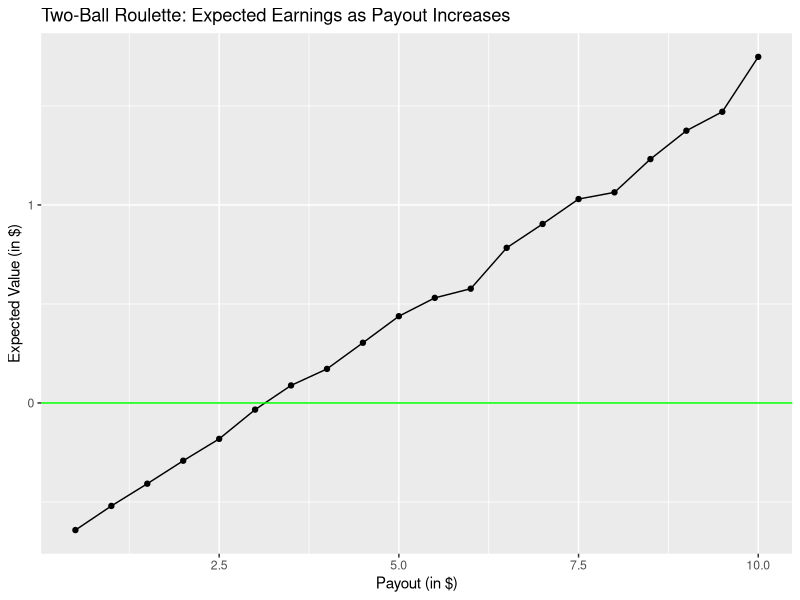

Write the R code that produced this figure. (Note: a time limit stopped this script after it produced the figure.)
## ---- chunk 1
knitr::opts_chunk$set(echo = TRUE)
## ---- chunk 2
# simulate odd AND even
# First ball must be odd and second ball must be even
# $1 bet, if win then win $2, if lose then lose $1


# expected winnings per game
two_ball <- function(n){
  winnings <- c()
  
  numbers <- seq(0,36)
  even <- seq(2,36,2)
  odd <- seq(1,36,2)
  
  for(i in 1:n){
    
  ball_one <- sample(numbers, 1, replace = FALSE)
  ball_two <- sample(numbers, 1, replace = FALSE)
  
  if(ball_one %in% odd & ball_two %in% even) {
    winnings <- c(winnings, 2)
  } else {
    winnings <- c(winnings, -1)
  }
  }
  
  expected <- mean(winnings)
  
  return(expected)
}
two_ball(10000)


## ---- chunk 3
library(ggplot2 )
# How much do you have to increase wiwnnings to gain positive expected earnings

pos_earning <- function(max_earnings, n){
  
  max_earnings <- seq(.5, max_earnings,.5)
  expected_earning <- c()
  
  numbers <- seq(0,36)
  even <- seq(2,36,2)
  odd <- seq(1,36,2)
  
  for (x in max_earnings){
    
    winnings <- c()
    
      for(i in 1:n){
      
      ball_one <- sample(numbers, 1, replace = FALSE)
      ball_two <- sample(numbers, 1, replace = FALSE)
      
      if(ball_one %in% odd & ball_two %in% even) {
        winnings <- c(winnings, x)
      } else {
        winnings <- c(winnings, -1)
      }
      }
    expected <- mean(winnings)
    expected_earning <- c(expected_earning, expected)
    
  }
  data <- data.frame(max_earnings,expected_earning)
  
  return(data)
}

x <- pos_earning(10,10000)
x

  
ggplot(x, aes(max_earnings, expected_earning)) +  geom_line() + geom_point() + ggtitle("Two-Ball Roulette: Expected Earnings as Payout Increases") + xlab("Payout (in $)") +ylab("Expected Value (in $)") + geom_hline( yintercept = 0, color = "green")
## ---- chunk 4
# Proportions of games you win 

prop_win <- function(n){
  
  numbers <- seq(0,36)
  even <- seq(2,36,2)
  odd <- seq(1,36,2)
  
  winnings <- c()
    
   for(i in 1:n){
      
      ball_one <- sample(numbers, 1, replace = FALSE)
      ball_two <- sample(numbers, 1, replace = FALSE)
      
      if(ball_one %in% odd & ball_two %in% even) {
        winnings <- c(winnings, 1)
      } else {
        winnings <- c(winnings, 0)
      }
      }
    
    prop <- (length(winnings[winnings == 1]))/ (length(winnings))

  
  return(prop)
}

proportion <-  prop_win(10000)
proportion
## ---- chunk 5
# Martingale Strategy Two ball for starting winning = $3 and loss = $1


orig_two_ball <- function() {
  winnings <- c()
  
  numbers <- seq(0, 36)
  even <- seq(2, 36, 2)
  odd <- seq(1, 36, 2)
  
  ball_one <- sample(numbers, 1, replace = FALSE)
  ball_two <- sample(numbers, 1, replace = FALSE)
  
  if (ball_one %in% odd & ball_two %in% even) {
    winnings <- c(winnings, 3)
  } else {
    winnings <- c(winnings,-1)
  }
  return(winnings)
}


martingale_twoball <- function(n) {
  win_cases <- c()
  plays_cases <- c()
  
  for (i in 1:n) {
    win_amount <- 0
    plays <- 0
    bet_amount <- 1
    
    while (win_amount < 10 && bet_amount < 100) {
      winnings = orig_two_ball()
      if (winnings == -1) {
        win_amount = win_amount - bet_amount
        bet_amount = bet_amount * 2
      }
      else{
        win_amount = win_amount + bet_amount
        bet_amount = 1
      }
      plays = plays + 1
    }
    win_cases <- c(win_cases, win_amount)
    plays_cases <- c(plays_cases, plays)
  }
  expected_earnings <- mean(win_cases)
  expected_plays <- mean(plays_cases)
  
  return(c(expected_earnings, expected_plays))
}

martingale_twoball(100000)
## ---- chunk 6
# expected winnings and plays as initial earnings per game raises

orig_two_ball_earning <- function(earn) {
  winnings <- c()
  
  numbers <- seq(0, 36)
  even <- seq(2, 36, 2)
  odd <- seq(1, 36, 2)
  
  ball_one <- sample(numbers, 1, replace = FALSE)
  ball_two <- sample(numbers, 1, replace = FALSE)
  
  if (ball_one %in% odd & ball_two %in% even) {
    winnings <- c(winnings, earn)
  } else {
    winnings <- c(winnings,-1)
  }
  return(winnings)
}


martingale_twoball_earning <- function(max_initial_earning, n) {
  winnings_distribution <- c()
  plays_distribution <- c()
  
  for (x in 1:max_initial_earning) {
    win_cases <- c()
    plays_cases <- c()
    
    for (i in 1:n) {
      win_amount <- 0
      plays <- 0
      bet_amount <- 1
      
      while (win_amount < 10 && bet_amount < 100) {
        winnings = orig_two_ball_earning(x)
        if (winnings == -1) {
          win_amount = win_amount - bet_amount
          bet_amount = bet_amount * 2
        }
        else{
          win_amount = win_amount + bet_amount
          bet_amount = 1
        }
        plays = plays + 1
      }
      win_cases <- c(win_cases, win_amount)
      plays_cases <- c(plays_cases, plays)
    } # end i
    winnings_distribution <- c(winnings_distribution, mean(win_cases))
    plays_distribution <- c(plays_distribution, mean(plays_cases))
    
  } # end max initial earning
  earnings <- seq(1:max_initial_earning)
  data <-
    data.frame(earnings, winnings_distribution, plays_distribution)
  return(data)
}

x <- martingale_twoball_earning(100, 10000)


library(ggplot2)

ggplot(x, aes(earnings, winnings_distribution)) +  geom_line() + geom_point() + ggtitle("Two-ball Martingale: Expected Earnings as initial Earnings Rise") + xlab("Initial Earnings") +ylab("Expected Earnings") 


ggplot(x, aes(earnings, plays_distribution)) +  geom_line() + geom_point() + ggtitle("Two-ball Martingale: Plays as Initial Earnings Rise") + xlab("Initial Earnings") +ylab("Number of Plays") 
## ---- chunk 7
# Two-Ball labouchere system for odd and even

# starting with initial list of 1,2,3,4
# expected wins 


labouchere <- function(n) {
  cases_wins <- c()
  
  for (i in 1:n) {
    list_game = c(1, 2, 3, 4)
    winnings <- 0
    bet_amount = list_game[1] + list_game[length(list_game)]
    number_bets <- 0
    
    
    
    while (length(list_game) >= 1 && bet_amount < 100) {
      # odd and even play
      numbers <- seq(0, 36)
      even <- seq(2, 36, 2)
      odd <- seq(1, 36, 2)
      
      ball_one <- sample(numbers, 1, replace = FALSE)
      ball_two <- sample(numbers, 1, replace = FALSE)
      
      if (ball_one %in% odd & ball_two %in% even) {
        current_winnings <- bet_amount
      } else {
        current_winnings <- -bet_amount
      }
      
      
      if (current_winnings > 0) {
        winnings = winnings + current_winnings
        #remove one from each side of list
        list_game = list_game[-c(1, length(list_game))]
        
        if (length(list_game) == 1) {
          bet_amount <- list_game[1]
          
        } else {
          bet_amount <- list_game[1] + list_game[length(list_game)]
        }
      } else {
        winnings = winnings + current_winnings
        list_game = c(list_game, abs(current_winnings))
        bet_amount = list_game[1] + list_game[length(list_game)]
      }
      
      number_bets = number_bets + 1
      
    }
    
    cases_wins <- c(cases_wins, winnings)
    
  } # end for loop
  
  expected_earnings <- mean(cases_wins)
  
  return (expected_earnings)
  
}

labouchere(10000)

## ---- chunk 8

# proportion of wins for Labouchere System

labouchere_prop <- function(n) {
  cases_wins <- c()
  
  for (i in 1:n) {
    list_game = c(1, 2, 3, 4)
    winnings <- 0
    bet_amount = list_game[1] + list_game[length(list_game)]
    
    
    while (length(list_game) >= 1 && bet_amount < 100) {
      # odd and even play
      numbers <- seq(0, 36)
      even <- seq(2, 36, 2)
      odd <- seq(1, 36, 2)
      
      ball_one <- sample(numbers, 1, replace = FALSE)
      ball_two <- sample(numbers, 1, replace = FALSE)
      
      if (ball_one %in% odd && ball_two %in% even) {
        current_winnings <- bet_amount
      } else {
        current_winnings <- -bet_amount
      }
      
      
      if (current_winnings > 0) {
        winnings = winnings + current_winnings
        #remove one from each side of list
        list_game = list_game[-c(1, length(list_game))]
        
        if (length(list_game) == 1) {
          bet_amount <- list_game[1]
          
        } else {
          bet_amount <- list_game[1] + list_game[length(list_game)]
        }
      } else {
        winnings = winnings + current_winnings
        list_game = c(list_game, abs(current_winnings))
        bet_amount = list_game[1] + list_game[length(list_game)]
      }
      
    }
    
    cases_wins <- c(cases_wins, winnings)
    
  } # end for loop
  
  expected_earnings <- mean(cases_wins)
  prop <- length(cases_wins[cases_wins == 10]) / length(cases_wins)
  
  return (c(prop,cases_wins))
  
}

labouchere_prop(10000)



## ---- chunk 9
# expected winnings by changing list of initial numbers ( e.g. - play games w initial list of (1,2,3,4), then (2,3,4,5) and so on. (all the way up to (10,11,12,13)).


labouchere_list <- function(n, initial_list_max) {
  # create initial lists
  
  expected_earnings <- c()
  plays_distribution <- c()
  
  for (x in 1:initial_list_max) {
    cases_wins <- c()
    cases_plays <- c()
    
    for (i in 1:n) {
      list_game = c(x, x + 1, x + 2, x + 3)
      winnings <- 0
      bet_amount = list_game[1] + list_game[length(list_game)]
      number_plays <- 0
      
      
      
      while (length(list_game) >= 1 && bet_amount < 100) {
        # odd and even play
        numbers <- seq(0, 36)
        even <- seq(2, 36, 2)
        odd <- seq(1, 36, 2)
        
        ball_one <- sample(numbers, 1, replace = FALSE)
        ball_two <- sample(numbers, 1, replace = FALSE)
        
        if (ball_one %in% odd & ball_two %in% even) {
          current_winnings <- bet_amount
        } else {
          current_winnings <- -bet_amount
        }
        
        
        if (current_winnings > 0) {
          winnings = winnings + current_winnings
          #remove one from each side of list
          list_game = list_game[-c(1, length(list_game))]
          
          if (length(list_game) == 1) {
            bet_amount <- list_game[1]
            
          } else {
            bet_amount <- list_game[1] + list_game[length(list_game)]
          }
        } else {
          winnings = winnings + current_winnings
          list_game = c(list_game, abs(current_winnings))
          bet_amount = list_game[1] + list_game[length(list_game)]
        }
        
        number_plays = number_plays + 1
        
      }
      
      cases_wins <- c(cases_wins, winnings)
      cases_plays <- c(cases_plays, number_plays)
    } # end for loop simulation
    
    expected_e <- mean(cases_wins)
    expected_p <- mean(cases_plays)
    
    expected_earnings <- c(expected_earnings, expected_e)
    plays_distribution <- c(plays_distribution , expected_p)
    
  } # end list index
  
  df <- data.frame(expected_earnings, plays_distribution)
  
  return (df)
  
}

x <- labouchere_list(10000, 10)




library(ggplot2)
ggplot(x, aes(seq(1:10), expected_earnings)) +  geom_line() + geom_point() + ggtitle("Two-Ball Labouchere: Expected Earnings vs Initial List") + xlab("Initial List (1 = c(1,2,3,4))") +ylab("Expected Earnings") 

ggplot(x, aes(seq(1:10), plays_distribution)) +  geom_line() + geom_point() + ggtitle("Two-ball Labouchere: PLays Distribution vs Initial List") + xlab("Initial List (1 = c(1,2,3,4))") +ylab("Number of Plays") + geom_hline( yintercept = 0, color = "green")
